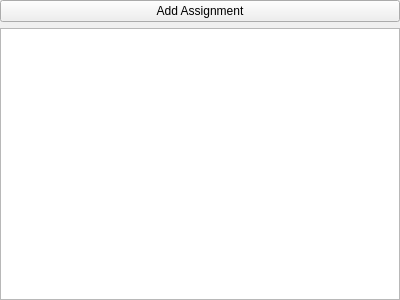
<?xml version="1.0" encoding="UTF-8"?>
<ui version="4.0">
 <class>FormAssignments</class>
 <widget class="QWidget" name="FormAssignments">
  <property name="geometry">
   <rect>
    <x>0</x>
    <y>0</y>
    <width>400</width>
    <height>300</height>
   </rect>
  </property>
  <property name="windowTitle">
   <string>Form</string>
  </property>
  <layout class="QVBoxLayout" name="verticalLayout">
   <property name="leftMargin">
    <number>0</number>
   </property>
   <property name="topMargin">
    <number>0</number>
   </property>
   <property name="rightMargin">
    <number>0</number>
   </property>
   <property name="bottomMargin">
    <number>0</number>
   </property>
   <item>
    <layout class="QHBoxLayout" name="horizontalLayout">
     <item>
      <widget class="QPushButton" name="button_add">
       <property name="text">
        <string>Add Assignment</string>
       </property>
      </widget>
     </item>
    </layout>
   </item>
   <item>
    <widget class="QTableView" name="table">
     <property name="alternatingRowColors">
      <bool>true</bool>
     </property>
     <property name="selectionMode">
      <enum>QAbstractItemView::SingleSelection</enum>
     </property>
     <property name="sortingEnabled">
      <bool>true</bool>
     </property>
     <attribute name="horizontalHeaderStretchLastSection">
      <bool>true</bool>
     </attribute>
    </widget>
   </item>
  </layout>
 </widget>
 <resources/>
 <connections/>
</ui>
